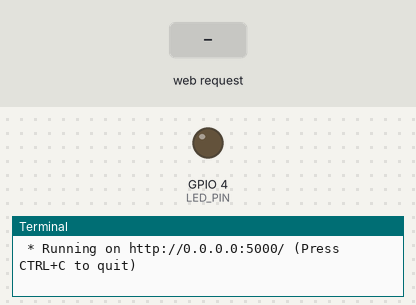
Recording of a program running on a simulated Raspberry Pi (BCM pin numbers). Parts: output pins drawn as LEDs (lit = HIGH), the last lines printed to the terminal. Inputs (shaded band) come from the test bench. The clock reads 2024-03-15 10:24:30 at power-on unless the program sets it.

Above: at 1.2 s.
1.3 s: HTTP request for /led/on received
At 2.5 s:
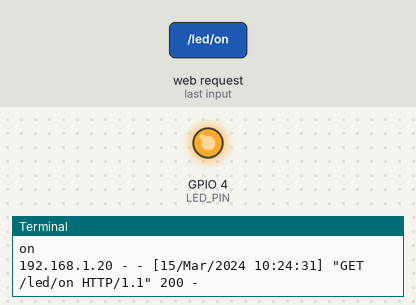
4.3 s: HTTP request for /led/off received
At 4.8 s:
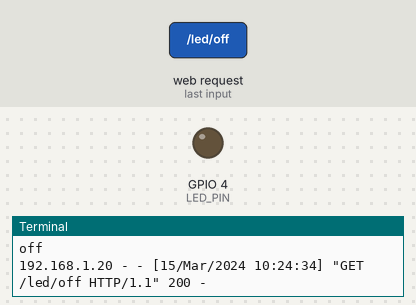
Timing chart, 0 to 7.3 s (numbered marks = the images above; inputs shaded):
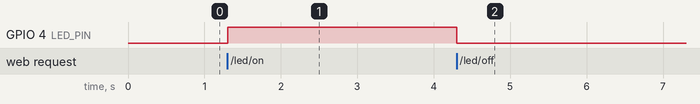

The program:

flask_led2.py
```python
# from flask import Flask, render_template

# app = Flask(__name__)

# import RPi.GPIO as GPIO

# RED_LED_PIN = 4
# BLUE_LED_PIN  = 5
# GPIO.setmode(GPIO.BCM)
# GPIO.setup([4], GPIO.OUT)
# GPIO.setup([5], GPIO.OUT)

# @app.route("/")
# def hello_world():
#     return '''
#         <p>Hello, Flask!</p>
#         <a href="/led/red/on">RED LED ON</a>
#         <a href="/led/red/off">RED LED OFF</a>
#         <a href="/led/blue/on">BLUE LED ON</a>
#         <a href="/led/blue/off">BLUE LED OFF</a>

#     '''

# @app.route("/led/<op>/<cmd>")
# def led_op(op,cmd):
#     if op == "red":
#         if cmd == "on":
#             GPIO.output(RED_LED_PIN, GPIO.HIGH)
#             return "RED LED ON"
#         elif cmd == "off":
#             GPIO.output(RED_LED_PIN, GPIO.LOW)
#             return '''
#                 LED OFF
#             '''
#     elif op == "blue":
#         if cmd == "on":
#             GPIO.output(BLUE_LED_PIN, GPIO.HIGH)
#             return '''
#                 <p>BLUE LED ON</p>
#                 <a = href="/">Go home</a>
#             '''
#         elif cmd == "off":
#             GPIO.output(BLUE_LED_PIN, GPIO.LOW)
#             return '''
#                 <p>BLUE LED OFF</p>
#                 <a = href="/">Go home</a>
#             '''


# if __name__ == "__main__":
#     try:
#         app.run(host="0.0.0.0")
#     finally:
#         print("CLEAN UP")
#         GPIO.cleanup()

from flask import Flask
import RPi.GPIO as GPIO

LED_PIN = 4
# Flask 객체 생성
# __name__은 파일명
app = Flask(__name__)
GPIO.setmode(GPIO.BCM)
GPIO.setup(LED_PIN,GPIO.OUT)

# 라우팅을 위한 뷰 함수
@app.route("/led")
def hello_world():
    return '''
    <p>Hello, Flask!</p>
    <a href="/led/on">LED ON</a>
    <a href="/led/off">LED OFF</a>
    '''

@app.route("/led/<cmd>")
def led_op(cmd):
    print(cmd)
    if cmd == "on":
        GPIO.output(LED_PIN, GPIO.HIGH)
        return '''
            <p>LED ON</p>
            <a href="/led">Go Home</a>
        '''
    elif cmd == "off":
        GPIO.output(LED_PIN, GPIO.LOW)
        return '''
            <p>LED OFF</p>
            <a href="/led">Go Home</a>
        '''
if __name__ == "__main__":
    app.run(host="0.0.0.0")
```

Measured:
- after the input at 1.3 s, GPIO 4 (LED_PIN): LOW → HIGH at once
- after the input at 4.3 s, GPIO 4 (LED_PIN): HIGH → LOW at once
